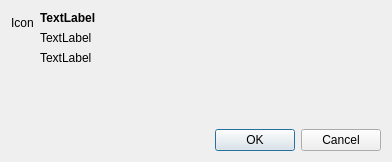
<?xml version="1.0" encoding="UTF-8"?>
<ui version="4.0">
 <class>AccessDialog</class>
 <widget class="QDialog" name="AccessDialog">
  <property name="geometry">
   <rect>
    <x>0</x>
    <y>0</y>
    <width>392</width>
    <height>162</height>
   </rect>
  </property>
  <property name="sizePolicy">
   <sizepolicy hsizetype="Preferred" vsizetype="Preferred">
    <horstretch>0</horstretch>
    <verstretch>0</verstretch>
   </sizepolicy>
  </property>
  <property name="windowTitle">
   <string>Dialog</string>
  </property>
  <layout class="QFormLayout" name="formLayout">
   <item row="0" column="0">
    <widget class="QLabel" name="iconLabel">
     <property name="text">
      <string>Icon</string>
     </property>
    </widget>
   </item>
   <item row="0" column="1">
    <layout class="QVBoxLayout" name="verticalLayout">
     <item>
      <widget class="QLabel" name="titleLabel">
       <property name="styleSheet">
        <string notr="true">font-weight: bold</string>
       </property>
       <property name="text">
        <string>TextLabel</string>
       </property>
      </widget>
     </item>
     <item>
      <widget class="QLabel" name="subtitleLabel">
       <property name="sizePolicy">
        <sizepolicy hsizetype="Expanding" vsizetype="Preferred">
         <horstretch>0</horstretch>
         <verstretch>0</verstretch>
        </sizepolicy>
       </property>
       <property name="text">
        <string>TextLabel</string>
       </property>
       <property name="wordWrap">
        <bool>true</bool>
       </property>
      </widget>
     </item>
    </layout>
   </item>
   <item row="1" column="1">
    <widget class="QLabel" name="bodyLabel">
     <property name="sizePolicy">
      <sizepolicy hsizetype="Expanding" vsizetype="Preferred">
       <horstretch>0</horstretch>
       <verstretch>0</verstretch>
      </sizepolicy>
     </property>
     <property name="text">
      <string>TextLabel</string>
     </property>
     <property name="wordWrap">
      <bool>true</bool>
     </property>
    </widget>
   </item>
   <item row="2" column="1">
    <spacer name="verticalSpacer">
     <property name="orientation">
      <enum>Qt::Vertical</enum>
     </property>
     <property name="sizeHint" stdset="0">
      <size>
       <width>20</width>
       <height>40</height>
      </size>
     </property>
    </spacer>
   </item>
   <item row="3" column="0" colspan="2">
    <widget class="QDialogButtonBox" name="buttonBox">
     <property name="standardButtons">
      <set>QDialogButtonBox::Cancel|QDialogButtonBox::Ok</set>
     </property>
    </widget>
   </item>
  </layout>
 </widget>
 <resources/>
 <connections/>
</ui>
